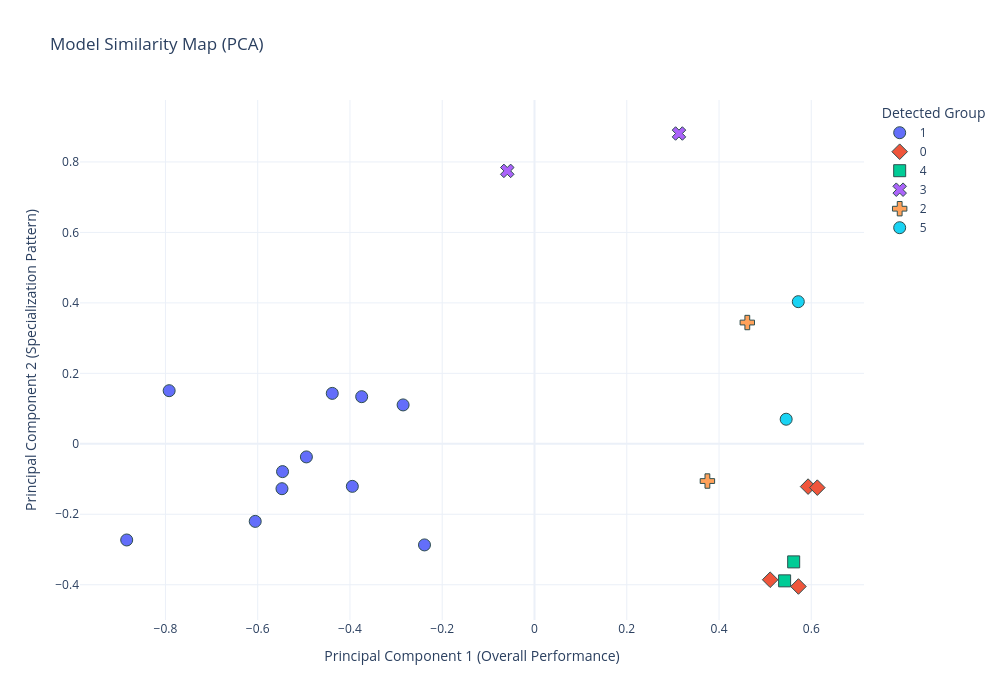

The notebook cell this image was saved under:
### Markdown cell above
## PCA-based analysis

### Code cell
# 1. Calculate PCA (2D projection)
pca = PCA(n_components=2)
components = pca.fit_transform(matrix)

# 2. Calculate Clusters (Auto-detect e.g., 4 groups)
kmeans = KMeans(n_clusters=6, random_state=42, n_init=10)
clusters = kmeans.fit_predict(matrix)

# 3. Create DataFrame for Plotting
plot_df = pd.DataFrame(data=components, columns=['PC1', 'PC2'], index=matrix.index)
plot_df['Cluster'] = clusters.astype(str)
plot_df['Model'] = plot_df.index
plot_df['Mean_F1'] = matrix.mean(axis=1) # Calculate overall mean for hover info

# 4. Plot
fig = px.scatter(
    plot_df, 
    x='PC1', 
    y='PC2', 
    color='Cluster',
    symbol='Cluster',
    hover_name='Model',
    hover_data={'Mean_F1': ':.3f', 'PC1': False, 'PC2': False, 'Cluster': False},
    title='Model Similarity Map (PCA)',
    template='plotly_white',
    width=1000,
    height=700,
    size_max=15
)

fig.update_traces(marker=dict(size=12, line=dict(width=1, color='DarkSlateGrey')))
fig.update_layout(
    legend_title_text='Detected Group',
    xaxis_title="Principal Component 1 (Overall Performance)",
    yaxis_title="Principal Component 2 (Specialization Pattern)"
)

fig.show()

### Figure 1 — Plotly figure (JSON) as saved in the notebook; plotly's stock layout.template omitted (floating-point values rounded to 4 significant figures)
{"data": [{"customdata": [[0.4345, "1"], [0.4067, "1"], [0.4747, "1"], [0.4265, "1"], [0.4412, "1"], [0.409, "1"], [0.465, "1"], [0.38, "1"], [0.4822, "1"], [0.476, "1"], [0.4424, "1"]], "hovertemplate": "<b>%{hovertext}</b><br><br>Mean_F1=%{customdata[0]:.3f}<extra></extra>", "hovertext": ["BERT Base", "CliReBERT", "CliSciBERT", "ClimateBERT", "Distil RoBERTa", "EnvironmentalBERT", "INDUS Base", "INDUS SDE v0.2", "RoBERTa Base", "SciBERT", "SciClimateBERT"], "legendgroup": "1", "marker": {"color": "#636efa", "line": {"color": "DarkSlateGrey", "width": 1}, "size": 12, "symbol": "circle"}, "mode": "markers", "name": "1", "orientation": "v", "showlegend": true, "type": "scatter", "x": [-0.5462, -0.2385, -0.4384, -0.5474, -0.3949, -0.6054, -0.7919, -0.884, -0.2848, -0.3746, -0.4944], "xaxis": "x", "y": [-0.07894, -0.287, 0.1431, -0.1274, -0.1208, -0.2202, 0.1508, -0.2729, 0.1104, 0.1338, -0.03722], "yaxis": "y"}, {"customdata": [[0.4916, "0"], [0.5004, "0"], [0.4324, "0"], [0.4242, "0"]], "hovertemplate": "<b>%{hovertext}</b><br><br>Mean_F1=%{customdata[0]:.3f}<extra></extra>", "hovertext": ["Claude Opus 4.5 ZS", "Claude Sonnet 4.5 ZS", "DeepSeek-V3.2 (Non-Thinking) ZS", "GPT 5.1 ZS"], "legendgroup": "0", "marker": {"color": "#EF553B", "line": {"color": "DarkSlateGrey", "width": 1}, "size": 12, "symbol": "diamond"}, "mode": "markers", "name": "0", "orientation": "v", "showlegend": true, "type": "scatter", "x": [0.593, 0.613, 0.5721, 0.5108], "xaxis": "x", "y": [-0.1215, -0.1244, -0.405, -0.3858], "yaxis": "y"}, {"customdata": [[0.4547, "4"], [0.4431, "4"]], "hovertemplate": "<b>%{hovertext}</b><br><br>Mean_F1=%{customdata[0]:.3f}<extra></extra>", "hovertext": ["DeepSeek-V3.2 (Thinking) ZS", "GPT 5.2 Pro ZS"], "legendgroup": "4", "marker": {"color": "#00cc96", "line": {"color": "DarkSlateGrey", "width": 1}, "size": 12, "symbol": "square"}, "mode": "markers", "name": "4", "orientation": "v", "showlegend": true, "type": "scatter", "x": [0.5618, 0.5421], "xaxis": "x", "y": [-0.3352, -0.389], "yaxis": "y"}, {"customdata": [[0.6312, "3"], [0.5792, "3"]], "hovertemplate": "<b>%{hovertext}</b><br><br>Mean_F1=%{customdata[0]:.3f}<extra></extra>", "hovertext": ["GLiNER: Medium v2.5", "GLiNER: Small v2.5"], "legendgroup": "3", "marker": {"color": "#ab63fa", "line": {"color": "DarkSlateGrey", "width": 1}, "size": 12, "symbol": "x"}, "mode": "markers", "name": "3", "orientation": "v", "showlegend": true, "type": "scatter", "x": [0.3132, -0.05901], "xaxis": "x", "y": [0.8808, 0.7746], "yaxis": "y"}, {"customdata": [[0.4992, "2"], [0.4002, "2"]], "hovertemplate": "<b>%{hovertext}</b><br><br>Mean_F1=%{customdata[0]:.3f}<extra></extra>", "hovertext": ["GLiNER: Medium v2.5 ZS", "GLiNER: Small v2.5 ZS"], "legendgroup": "2", "marker": {"color": "#FFA15A", "line": {"color": "DarkSlateGrey", "width": 1}, "size": 12, "symbol": "cross"}, "mode": "markers", "name": "2", "orientation": "v", "showlegend": true, "type": "scatter", "x": [0.4613, 0.3748], "xaxis": "x", "y": [0.3442, -0.1057], "yaxis": "y"}, {"customdata": [[0.5185, "5"], [0.5694, "5"]], "hovertemplate": "<b>%{hovertext}</b><br><br>Mean_F1=%{customdata[0]:.3f}<extra></extra>", "hovertext": ["Gemini 2.5 Pro ZS", "Gemini 3.0 Pro ZS"], "legendgroup": "5", "marker": {"color": "#19d3f3", "line": {"color": "DarkSlateGrey", "width": 1}, "size": 12, "symbol": "circle"}, "mode": "markers", "name": "5", "orientation": "v", "showlegend": true, "type": "scatter", "x": [0.5455, 0.5718], "xaxis": "x", "y": [0.06976, 0.4034], "yaxis": "y"}], "layout": {"height": 700, "legend": {"title": {"text": "Detected Group"}, "tracegroupgap": 0}, "title": {"text": "Model Similarity Map (PCA)"}, "width": 1000, "xaxis": {"anchor": "y", "domain": [0, 1], "title": {"text": "Principal Component 1 (Overall Performance)"}}, "yaxis": {"anchor": "x", "domain": [0, 1], "title": {"text": "Principal Component 2 (Specialization Pattern)"}}}}
